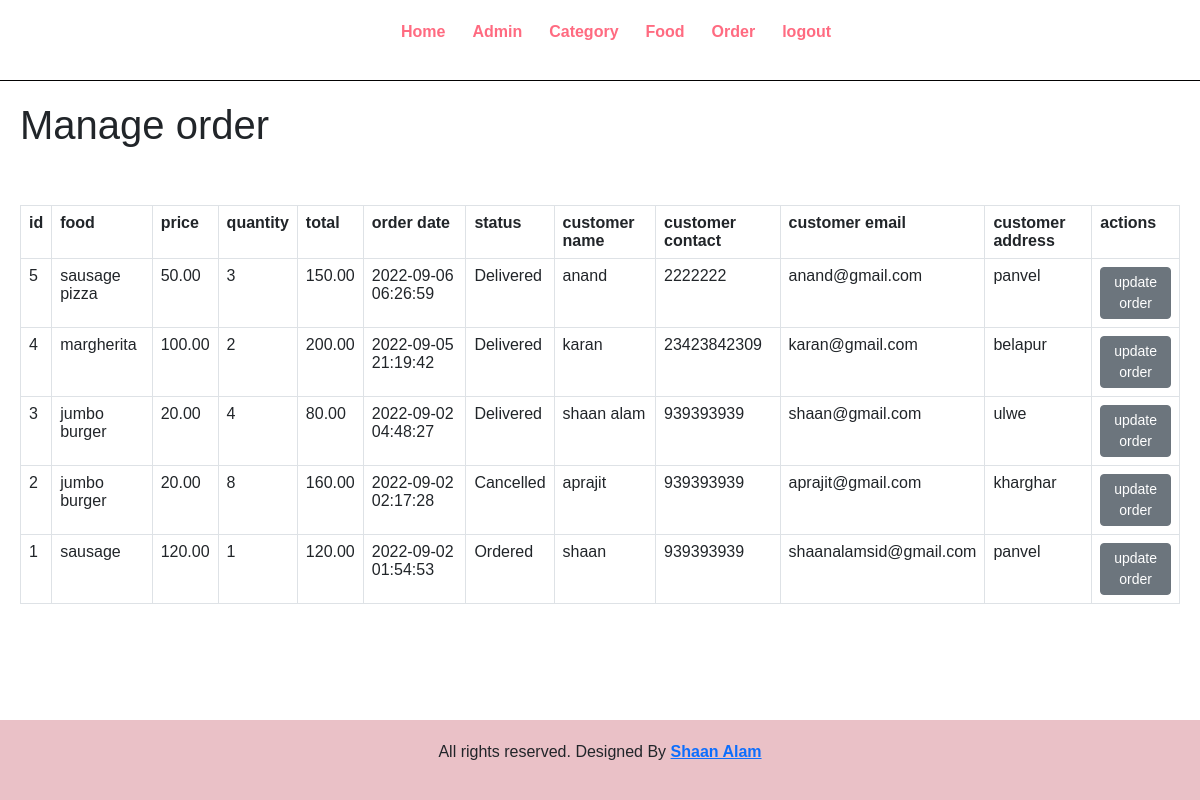
/admin/manage-order.php (signed in), run on the app's committed database.
### tables this page shows
CREATE TABLE `order_tbl` (
  `id` int(10) UNSIGNED NOT NULL,
  `food` varchar(100) NOT NULL,
  `price` decimal(10,2) NOT NULL,
  `qty` int(11) NOT NULL,
  `total` decimal(10,2) NOT NULL,
  `order_date` datetime NOT NULL,
  `status` varchar(50) NOT NULL,
  `customer_name` varchar(100) NOT NULL,
  `customer_contact` varchar(20) NOT NULL,
  `customer_email` varchar(255) NOT NULL,
  `customer_address` varchar(255) NOT NULL
);

### admin/manage-order.php (the view, shortened to what this page needs)
<?php include('partials/menu.php') ?>
<div class="wrapper">
            <h1>Manage order</h1>
            <table class="table table-bordered">
            <br><br>
                <tr>
                <th scope="col">id</th>
                <th scope="col">food</th>
                <th scope="col">price</th>
                <th scope="col">quantity</th>
                <th scope="col">total</th>
                <th scope="col">order date</th>
                <th scope="col">status</th>
                <th scope="col">customer name</th>
                <th scope="col">customer contact</th>
                <th scope="col">customer email</th>
                <th scope="col">customer address</th>
                <th scope="col">actions</th>
                </tr>
                <?php
                    $sql = "SELECT * FROM order_tbl ORDER BY id DESC";
                    $res = mysqli_query($con,$sql);
                    $count = mysqli_num_rows($res);
                    if($count>0)
                    {
                        while($row=mysqli_fetch_assoc($res))
                        {
                            $id = $row['id'];
                            $food = $row['food'];
                            $price = $row['price'];
                            $qty = $row['qty'];
                            $total = $row['total'];
                            $order_date = $row['order_date'];
                            $status = $row['status'];
                            $customer_name = $row['customer_name'];
                            $customer_contact = $row['customer_contact'];
                            $customer_email = $row['customer_email'];
                            $customer_address = $row['customer_address'];
                            ?>
                            <tr>
                                <td><?php echo $id; ?></td>
                                <td><?php echo $food; ?></td>
                                <td><?php echo $price; ?></td>
                                <td><?php echo $qty; ?></td>
                                <td><?php echo $total; ?></td>
                                <td><?php echo $order_date; ?></td>
                                <td><?php echo $status; ?></td>
                                <td><?php echo $customer_name; ?></td>
                                <td><?php echo $customer_contact; ?></td>
                                <td><?php echo $customer_email; ?></td>
                                <td><?php echo $customer_address; ?></td>
                                <td><a class="btn btn-secondary btn-sm" href='http://localhost/TY-PROJECT/admin/update-order.php?id=<?php echo $id; ?>'>update order</a></td>
                            </tr>
                            <?php
                        }
                    }
                    else
                    {
                        echo "order not available";
                    }
                ?>
        </div>
<?php include('partials/footer.php') ?>

### css/main.css (style rules this page uses)
* { margin: 0; padding: 0; font-family: Arial, Helvetica, sans-serif; }
.wrapper { padding: 20px; width: 100%; margin: 0 auto; }

### data on the page
order_tbl: id "5", food "sausage pizza", price "50.00", qty "3", total "150.00", order_date "2022-09-06 06:26:59", status "Delivered", customer_name "anand", customer_contact "2222222", customer_email "anand@gmail.com", customer_address "panvel"
order_tbl: id "4", food "margherita", price "100.00", qty "2", total "200.00", order_date "2022-09-05 21:19:42", status "Delivered", customer_name "karan", customer_contact "23423842309", customer_email "karan@gmail.com", customer_address "belapur"
order_tbl: id "3", food "jumbo burger", price "20.00", qty "4", total "80.00", order_date "2022-09-02 04:48:27", status "Delivered", customer_name "shaan alam", customer_contact "939393939", customer_email "shaan@gmail.com", customer_address "ulwe"
order_tbl: id "2", food "jumbo burger", price "20.00", qty "8", total "160.00", order_date "2022-09-02 02:17:28", status "Cancelled", customer_name "aprajit", customer_contact "939393939", customer_email "aprajit@gmail.com", customer_address "kharghar"
order_tbl: id "1", food "sausage", price "120.00", qty "1", total "120.00", order_date "2022-09-02 01:54:53", status "Ordered", customer_name "shaan", customer_contact "939393939", customer_email "shaanalamsid@gmail.com", customer_address "panvel"
